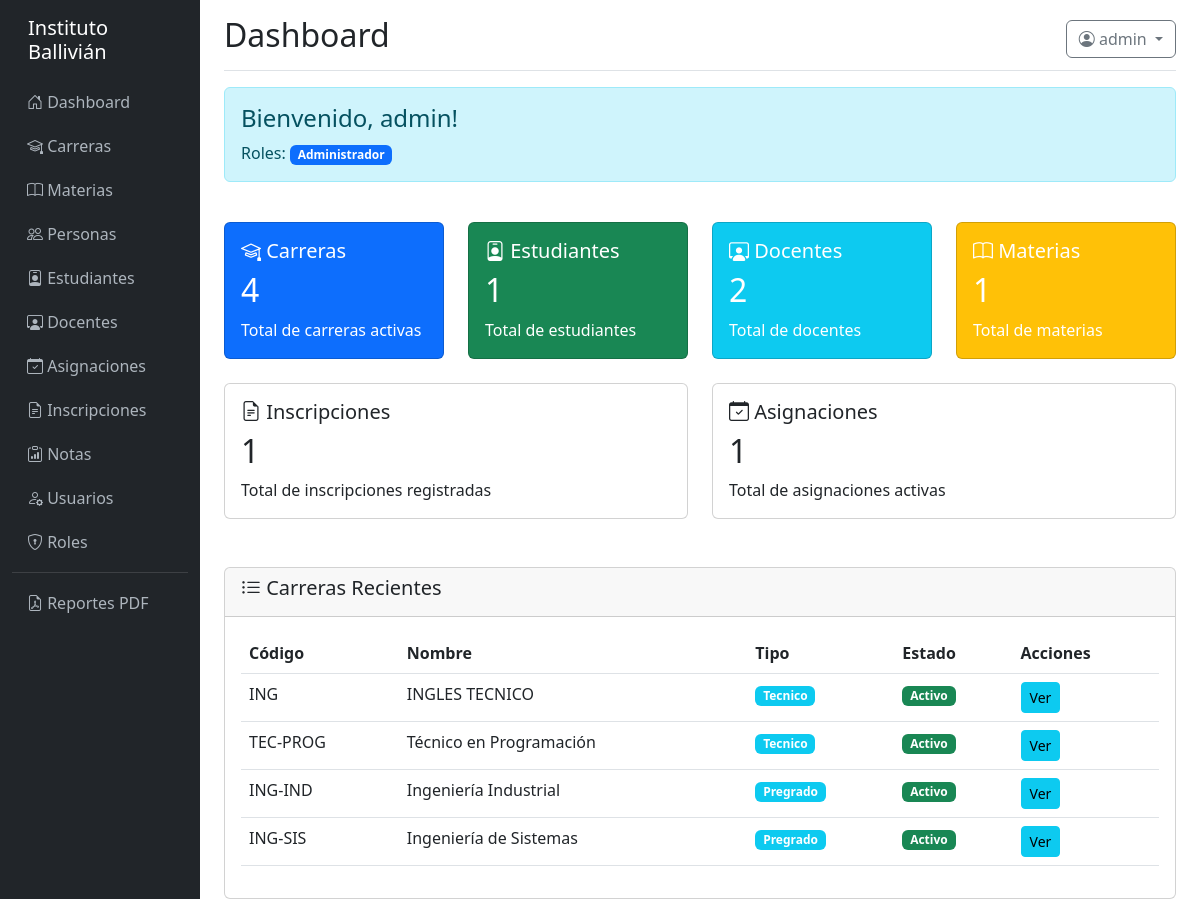
/dashboard (signed in), run on the app's committed database.
### models/__init__.py (models this page shows, shortened)
class Usuario(UserMixin, db.Model):
    __tablename__ = 'usuario'
    id = db.Column(db.Integer, primary_key=True)
    username = db.Column(db.String(100), unique=True, nullable=False)
    email = db.Column(db.String(150))
    password_hash = db.Column(db.String(255), nullable=False)
    persona_id = db.Column(db.Integer, db.ForeignKey('persona.id'))
    estudiante_id = db.Column(db.Integer, db.ForeignKey('estudiante.id'))
    docente_id = db.Column(db.Integer, db.ForeignKey('docente.id'))
    activo = db.Column(db.Boolean, default=True)
    ultimo_login = db.Column(db.DateTime)
    created_at = db.Column(db.DateTime, default=datetime.utcnow)
    updated_at = db.Column(db.DateTime, onupdate=datetime.utcnow)
    roles = db.relationship('Rol', secondary=usuario_rol, backref='usuarios')
    def tiene_permiso(self, nombre_permiso):
        for rol in self.roles:
            for permiso in rol.permisos:
                if permiso.nombre == nombre_permiso:
                    return True
        return False

class Rol(db.Model):
    __tablename__ = 'rol'
    id = db.Column(db.Integer, primary_key=True)
    nombre = db.Column(db.String(100), unique=True, nullable=False)
    descripcion = db.Column(db.String(255))
    creado_en = db.Column(db.DateTime, default=datetime.utcnow)
    permisos = db.relationship('Permiso', secondary=rol_permiso, backref='roles')

class Carrera(db.Model):
    __tablename__ = 'carrera'
    id = db.Column(db.Integer, primary_key=True)
    codigo = db.Column(db.String(30), unique=True, nullable=False)
    nombre = db.Column(db.String(255), nullable=False)
    descripcion = db.Column(db.Text)
    tipo = db.Column(db.Enum('Pregrado', 'Tecnico', 'Posgrado', 'Diplomado', 'Otro'), default='Pregrado')
    carga_horaria = db.Column(db.Integer, default=0)
    creditos = db.Column(db.Integer)
    fecha_creacion = db.Column(db.Date)
    activo = db.Column(db.Boolean, default=True)
    created_at = db.Column(db.DateTime, default=datetime.utcnow)
    updated_at = db.Column(db.DateTime, onupdate=datetime.utcnow)
    materias = db.relationship('Materia', backref='carrera', lazy=True, cascade='all, delete-orphan')
    inscripciones = db.relationship('Inscripcion', backref='carrera', lazy=True)
    asignaciones = db.relationship('Asignacion', backref='carrera', lazy=True)

### controllers/main_controller.py (the view)
@main_bp.route('/dashboard')
@login_required
def dashboard():
    stats = {
        'total_carreras': Carrera.query.filter_by(activo=True).count(),
        'total_estudiantes': Estudiante.query.filter_by(activo=True).count(),
        'total_docentes': Docente.query.filter_by(activo=True).count(),
        'total_materias': Materia.query.filter_by(activo=True).count(),
        'total_inscripciones': Inscripcion.query.count(),
        'total_asignaciones': Asignacion.query.count()
    }
    carreras_recientes = Carrera.query.filter_by(activo=True).order_by(Carrera.created_at.desc()).limit(5).all()
    return render_template('main/dashboard.html', stats=stats, carreras=carreras_recientes, current_year=datetime.now().year)

### templates/main/dashboard.html (shortened to what this page needs)
{% extends "base.html" %}
{% block page_title %}Dashboard{% endblock %}
{% block content %}
<div class="row">
    <div class="col-md-12 mb-4">
        <div class="alert alert-info">
            <h4>Bienvenido, {{ current_user.username }}!</h4>
            <p class="mb-0">Roles:
                {% for rol in current_user.roles %}
                    <span class="badge bg-primary">{{ rol.nombre }}</span>
                {% endfor %}
            </p>
        </div>
    </div>
</div>
<div class="row">
    {% if current_user.tiene_permiso('ver_carreras') %}
    <div class="col-md-3 mb-4">
        <div class="card text-white bg-primary">
            <div class="card-body">
                <h5 class="card-title"><i class="bi bi-mortarboard"></i> Carreras</h5>
                <h2>{{ stats.total_carreras }}</h2>
                <p class="card-text">Total de carreras activas</p>
            </div>
        </div>
    </div>
    {% endif %}
    {% if current_user.tiene_permiso('ver_estudiantes') %}
    <div class="col-md-3 mb-4">
        <div class="card text-white bg-success">
            <div class="card-body">
                <h5 class="card-title"><i class="bi bi-person-badge"></i> Estudiantes</h5>
                <h2>{{ stats.total_estudiantes }}</h2>
                <p class="card-text">Total de estudiantes</p>
            </div>
        </div>
    </div>
    {% endif %}
    {% if current_user.tiene_permiso('ver_docentes') %}
    <div class="col-md-3 mb-4">
        <div class="card text-white bg-info">
            <div class="card-body">
                <h5 class="card-title"><i class="bi bi-person-workspace"></i> Docentes</h5>
                <h2>{{ stats.total_docentes }}</h2>
                <p class="card-text">Total de docentes</p>
            </div>
        </div>
    </div>
    {% endif %}
    {% if current_user.tiene_permiso('ver_materias') %}
    <div class="col-md-3 mb-4">
        <div class="card text-white bg-warning">
            <div class="card-body">
                <h5 class="card-title"><i class="bi bi-book"></i> Materias</h5>
                <h2>{{ stats.total_materias }}</h2>
                <p class="card-text">Total de materias</p>
            </div>
        </div>
    </div>
    {% endif %}
</div>
<div class="row">
    {% if current_user.tiene_permiso('ver_inscripciones') %}
    <div class="col-md-6 mb-4">
        <div class="card">
            <div class="card-body">
                <h5 class="card-title"><i class="bi bi-file-earmark-text"></i> Inscripciones</h5>
                <h2>{{ stats.total_inscripciones }}</h2>
                <p class="card-text">Total de inscripciones registradas</p>
            </div>
        </div>
    </div>
    {% endif %}
    {% if current_user.tiene_permiso('ver_asignaciones') %}
    <div class="col-md-6 mb-4">
        <div class="card">
            <div class="card-body">
                <h5 class="card-title"><i class="bi bi-calendar-check"></i> Asignaciones</h5>
                <h2>{{ stats.total_asignaciones }}</h2>
                <p class="card-text">Total de asignaciones activas</p>
            </div>
        </div>
    </div>
    {% endif %}
</div>
{% if current_user.tiene_permiso('ver_carreras') %}
<div class="row mt-4">
    <div class="col-md-12">
        <div class="card">
            <div class="card-header">
                <h5><i class="bi bi-list-ul"></i> Carreras Recientes</h5>
            </div>
            <div class="card-body">
                <div class="table-responsive">
                    <table class="table table-hover">
                        <thead>
                            <tr>
                                <th>Código</th>
                                <th>Nombre</th>
                                <th>Tipo</th>
                                <th>Estado</th>
                                <th>Acciones</th>
                            </tr>
                        </thead>
                        <tbody>
                            {% for carrera in carreras %}
                            <tr>
                                <td>{{ carrera.codigo }}</td>
                                <td>{{ carrera.nombre }}</td>
                                <td><span class="badge bg-info">{{ carrera.tipo }}</span></td>
                                <td>
                                    {% if carrera.activo %}
                                        <span class="badge bg-success">Activo</span>
                                    {% else %}
                                        <span class="badge bg-secondary">Inactivo</span>
                                    {% endif %}
                                </td>
                                <td>
                                    <a href="{{ url_for('carrera.detalle', id=carrera.id) }}" class="btn btn-sm btn-info">Ver</a>
                                </td>
                            </tr>
                            {% endfor %}
                        </tbody>
                    </table>
                </div>
            </div>
        </div>
    </div>
</div>
{% endif %}
{% endblock %}

### templates/base.html (shortened to what this page needs)
<!DOCTYPE html>
<html lang="es">
<head>
    <link href="https://cdn.jsdelivr.net/npm/bootstrap@5.3.0/dist/css/bootstrap.min.css" rel="stylesheet">
    <link rel="stylesheet" href="https://cdn.jsdelivr.net/npm/bootstrap-icons@1.11.0/font/bootstrap-icons.css">
</head>
<body>
    <div class="container-fluid">
        <div class="row">
            {% if current_user.is_authenticated %}
            <nav class="col-md-2 col-lg-2 d-md-block sidebar">
                <div class="position-sticky pt-3">
                    <h5 class="text-white px-3 mb-3">Instituto Ballivián</h5>
                    <ul class="nav flex-column">
                        <li class="nav-item">
                            <a class="nav-link" href="{{ url_for('main.dashboard') }}">
                                <i class="bi bi-house-door"></i> Dashboard
                            </a>
                        </li>
                        {% if current_user.tiene_permiso('ver_carreras') %}
                        <li class="nav-item">
                            <a class="nav-link" href="{{ url_for('carrera.index') }}">
                                <i class="bi bi-mortarboard"></i> Carreras
                            </a>
                        </li>
                        {% endif %}
                        {% if current_user.tiene_permiso('ver_materias') %}
                        <li class="nav-item">
                            <a class="nav-link" href="{{ url_for('materia.index') }}">
                                <i class="bi bi-book"></i> Materias
                            </a>
                        </li>
                        {% endif %}
                        {% if current_user.tiene_permiso('ver_personas') %}
                        <li class="nav-item">
                            <a class="nav-link" href="{{ url_for('persona.index') }}">
                                <i class="bi bi-people"></i> Personas
                            </a>
                        </li>
                        {% endif %}
                        {% if current_user.tiene_permiso('ver_estudiantes') %}
                        <li class="nav-item">
                            <a class="nav-link" href="{{ url_for('estudiante.index') }}">
                                <i class="bi bi-person-badge"></i> Estudiantes
                            </a>
                        </li>
                        {% endif %}
                        {% if current_user.tiene_permiso('ver_docentes') %}
                        <li class="nav-item">
                            <a class="nav-link" href="{{ url_for('docente.index') }}">
                                <i class="bi bi-person-workspace"></i> Docentes
                            </a>
                        </li>
                        {% endif %}
                        {% if current_user.tiene_permiso('ver_asignaciones') %}
                        <li class="nav-item">
                            <a class="nav-link" href="{{ url_for('asignacion.index') }}">
                                <i class="bi bi-calendar-check"></i> Asignaciones
                            </a>
                        </li>
                        {% endif %}
                        {% if current_user.tiene_permiso('ver_inscripciones') %}
                        <li class="nav-item">
                            <a class="nav-link" href="{{ url_for('inscripcion.index') }}">
                                <i class="bi bi-file-earmark-text"></i> Inscripciones
                            </a>
                        </li>
                        {% endif %}
                        {% if current_user.tiene_permiso('ver_notas') %}
                        <li class="nav-item">
                            <a class="nav-link" href="{{ url_for('nota.index') }}">
                                <i class="bi bi-clipboard-data"></i> Notas
                            </a>
                        </li>
                        {% endif %}
                        {% if current_user.tiene_permiso('ver_usuarios') %}
                        <li class="nav-item">
                            <a class="nav-link" href="{{ url_for('usuario.index') }}">
                                <i class="bi bi-person-gear"></i> Usuarios
                            </a>
                        </li>
                        {% endif %}
                        {% if current_user.tiene_permiso('ver_roles') %}
                        <li class="nav-item">
                            <a class="nav-link" href="{{ url_for('rol.index') }}">
                                <i class="bi bi-shield-lock"></i> Roles
                            </a>
                        </li>
                        {% endif %}
                        <hr class="text-white-50 my-2">
                        <li class="nav-item">
                            <a class="nav-link" href="{{ url_for('reporte.index') }}">
                                <i class="bi bi-file-earmark-pdf"></i> Reportes PDF
                            </a>
                        </li>
                    </ul>
                </div>
            </nav>
            {% endif %}
            <main class="col-md-10 ms-sm-auto col-lg-10 px-md-4">
                {% if current_user.is_authenticated %}
                <div class="d-flex justify-content-between flex-wrap flex-md-nowrap align-items-center pt-3 pb-2 mb-3 border-bottom">
                    <h1 class="h2">{% block page_title %}Dashboard{% endblock %}</h1>
                    <div class="btn-toolbar mb-2 mb-md-0">
                        <div class="dropdown">
                            <button class="btn btn-outline-secondary dropdown-toggle" type="button" id="userDropdown" data-bs-toggle="dropdown">
                                <i class="bi bi-person-circle"></i> {{ current_user.username }}
                            </button>
                        </div>
                    </div>
                </div>
                {% endif %}
                {% block content %}{% endblock %}
            </main>
        </div>
    </div>
</body>
</html>

### templates/base.html (style rules this page uses)
.sidebar { min-height: 100vh; background-color: #212529; }
.sidebar a { color: #adb5bd; text-decoration: none; padding: 10px 15px; display: block; }

### data on the page
Usuario: username "admin"
Rol: nombre "Administrador"
Carrera: codigo "ING", nombre "INGLES TECNICO", tipo "Tecnico", activo "Activo"
Carrera: codigo "TEC-PROG", nombre "Técnico en Programación", tipo "Tecnico", activo "Activo"
Carrera: codigo "ING-IND", nombre "Ingeniería Industrial", tipo "Pregrado", activo "Activo"
Carrera: codigo "ING-SIS", nombre "Ingeniería de Sistemas", tipo "Pregrado", activo "Activo"

### other printed values
{{ stats.total_carreras }} "4"
{{ stats.total_estudiantes }} "1"
{{ stats.total_docentes }} "2"
{{ stats.total_materias }} "1"
{{ stats.total_inscripciones }} "1"
{{ stats.total_asignaciones }} "1"
